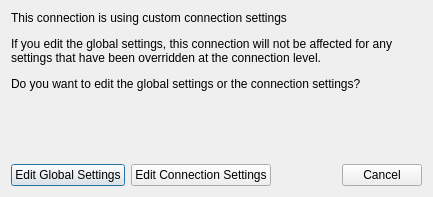
<?xml version="1.0" encoding="UTF-8"?>
<ui version="4.0">
 <class>Form_SettingsSelectType</class>
 <widget class="QDialog" name="Form_SettingsSelectType">
  <property name="geometry">
   <rect>
    <x>0</x>
    <y>0</y>
    <width>433</width>
    <height>197</height>
   </rect>
  </property>
  <property name="windowTitle">
   <string>Warning</string>
  </property>
  <layout class="QVBoxLayout" name="verticalLayout">
   <item>
    <widget class="QLabel" name="label">
     <property name="contextMenuPolicy">
      <enum>Qt::NoContextMenu</enum>
     </property>
     <property name="text">
      <string>&lt;html&gt;&lt;head/&gt;&lt;body&gt;&lt;p&gt;This connection is using custom connection settings&lt;/p&gt;&lt;p&gt;If you edit the global settings, this connection will not be affected for any settings that have been overridden at the connection level.&lt;/p&gt;&lt;p&gt;Do you want to edit the global settings or the connection settings?&lt;/p&gt;&lt;p&gt;&lt;br/&gt;&lt;/p&gt;&lt;/body&gt;&lt;/html&gt;</string>
     </property>
     <property name="alignment">
      <set>Qt::AlignLeading|Qt::AlignLeft|Qt::AlignTop</set>
     </property>
     <property name="wordWrap">
      <bool>true</bool>
     </property>
    </widget>
   </item>
   <item>
    <spacer name="verticalSpacer">
     <property name="orientation">
      <enum>Qt::Vertical</enum>
     </property>
     <property name="sizeHint" stdset="0">
      <size>
       <width>20</width>
       <height>40</height>
      </size>
     </property>
    </spacer>
   </item>
   <item>
    <widget class="QWidget" name="widget" native="true">
     <property name="sizePolicy">
      <sizepolicy hsizetype="Preferred" vsizetype="Maximum">
       <horstretch>0</horstretch>
       <verstretch>0</verstretch>
      </sizepolicy>
     </property>
     <layout class="QHBoxLayout" name="horizontalLayout">
      <property name="leftMargin">
       <number>0</number>
      </property>
      <property name="topMargin">
       <number>0</number>
      </property>
      <property name="rightMargin">
       <number>0</number>
      </property>
      <property name="bottomMargin">
       <number>0</number>
      </property>
      <item>
       <widget class="QPushButton" name="GlobalSettings_pushButton">
        <property name="text">
         <string>Edit Global Settings</string>
        </property>
       </widget>
      </item>
      <item>
       <widget class="QPushButton" name="ConSettings_pushButton">
        <property name="text">
         <string>Edit Connection Settings</string>
        </property>
       </widget>
      </item>
      <item>
       <spacer name="horizontalSpacer">
        <property name="orientation">
         <enum>Qt::Horizontal</enum>
        </property>
        <property name="sizeHint" stdset="0">
         <size>
          <width>40</width>
          <height>20</height>
         </size>
        </property>
       </spacer>
      </item>
      <item>
       <widget class="QPushButton" name="Cancel_pushButton">
        <property name="text">
         <string>Cancel</string>
        </property>
       </widget>
      </item>
     </layout>
    </widget>
   </item>
  </layout>
 </widget>
 <resources/>
 <connections/>
</ui>
